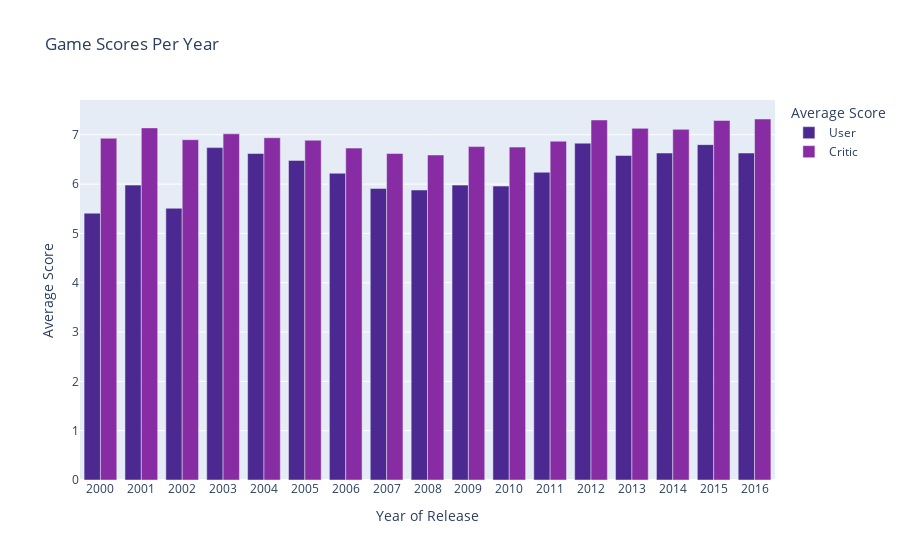

Write notebook code for a chart like this one.
### Code cell
ratings_by_year(connection, cursor)

### Figure 1 — Plotly figure (JSON) as saved in the notebook; plotly's stock layout.template omitted (floating-point values rounded to 4 significant figures)
{"data": [{"alignmentgroup": "True", "hovertemplate": "Average Score=%{y}<br>Year of Release=%{x}<extra></extra>", "legendgroup": "User", "marker": {"color": "rgb(75, 41, 145)", "pattern": {"shape": ""}}, "name": "User", "offsetgroup": "User", "orientation": "v", "showlegend": true, "textposition": "auto", "type": "bar", "x": ["2000", "2001", "2002", "2003", "2004", "2005", "2006", "2007", "2008", "2009", "2010", "2011", "2012", "2013", "2014", "2015", "2016"], "xaxis": "x", "y": [5.41, 5.98, 5.51, 6.74, 6.62, 6.48, 6.22, 5.91, 5.88, 5.98, 5.96, 6.24, 6.83, 6.58, 6.63, 6.8, 6.63], "yaxis": "y"}, {"alignmentgroup": "True", "hovertemplate": "Average Score=%{y}<br>Year of Release=%{x}<extra></extra>", "legendgroup": "Critic", "marker": {"color": "rgb(135, 44, 162)", "pattern": {"shape": ""}}, "name": "Critic", "offsetgroup": "Critic", "orientation": "v", "showlegend": true, "textposition": "auto", "type": "bar", "x": ["2000", "2001", "2002", "2003", "2004", "2005", "2006", "2007", "2008", "2009", "2010", "2011", "2012", "2013", "2014", "2015", "2016"], "xaxis": "x", "y": [6.93, 7.14, 6.9, 7.02, 6.94, 6.89, 6.73, 6.62, 6.59, 6.76, 6.75, 6.87, 7.3, 7.13, 7.11, 7.29, 7.32], "yaxis": "y"}], "layout": {"barmode": "group", "legend": {"title": {"text": "Average Score"}, "tracegroupgap": 0}, "title": {"text": "Game Scores Per Year"}, "xaxis": {"anchor": "y", "domain": [0, 1], "title": {"text": "Year of Release"}}, "yaxis": {"anchor": "x", "domain": [0, 1], "title": {"text": "Average Score"}}}}
